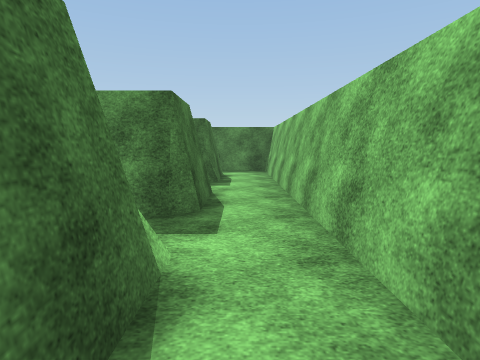
view 1 (above)

16 first-person views from a walk through a 3-D level made in the Unity game engine. The camera is 1.4 m above the floor, tilts 6° down and sees 75° across. Doors are open. The floor is counted in squares, 2 m on a side. Each view is taken from the middle of a square. On the plan, view 1 faces up. The plan holds only what a view shows up to about 10 squares ahead; the rest is blank. The place goes on beyond the plan. The player is left out. Surface patterns are stand-ins for the level's own textures.

view 2
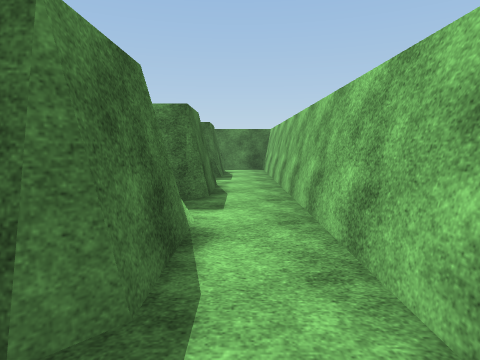

view 3
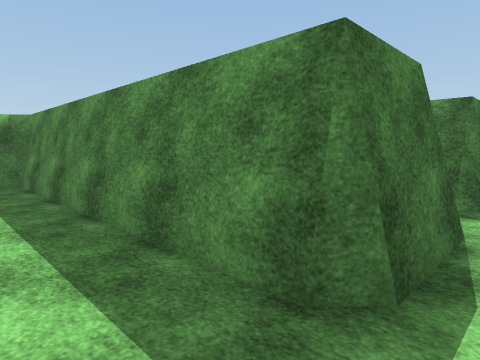

view 4
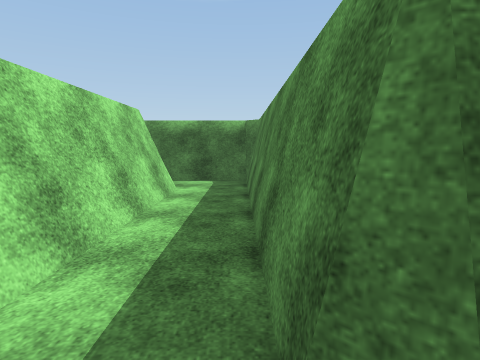

view 5
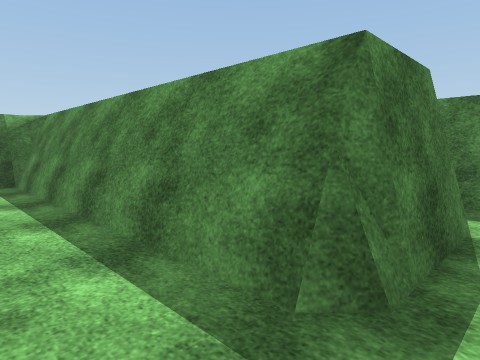

view 6
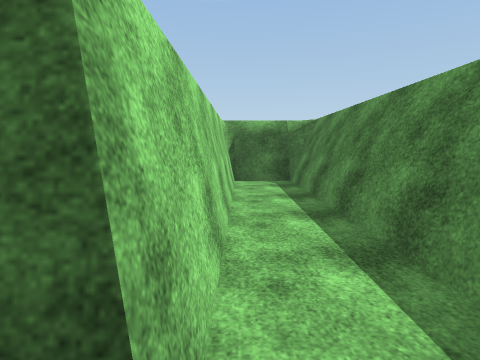

view 7
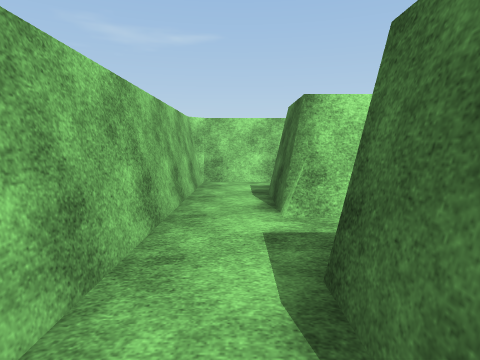

view 8
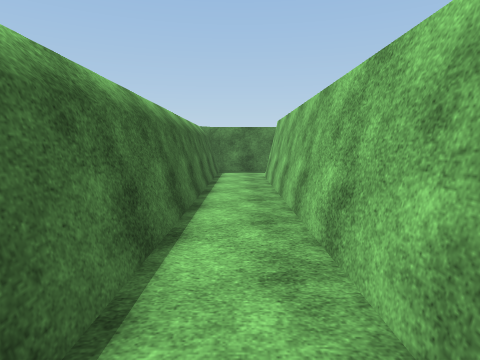

view 9
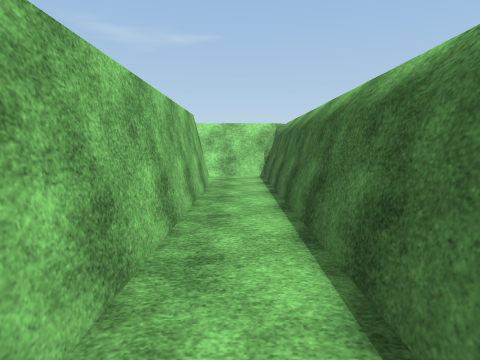

view 10
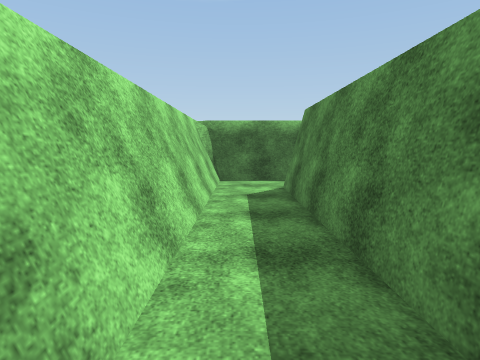

view 11
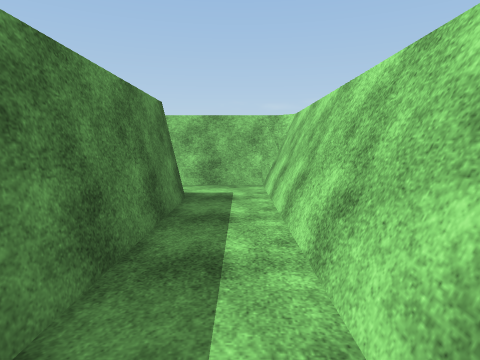

view 12
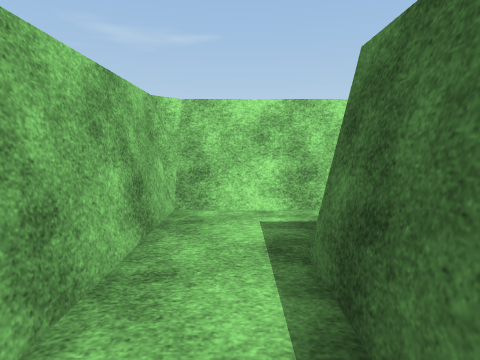

view 13
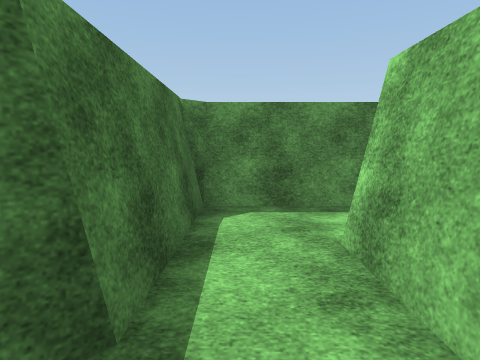

view 14
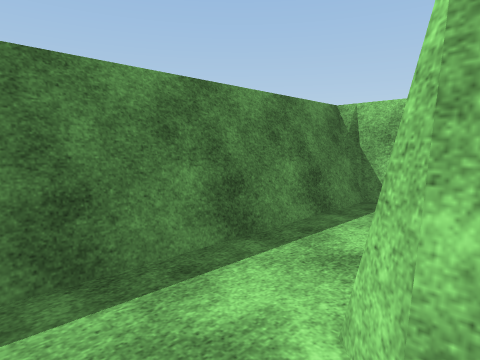

view 15
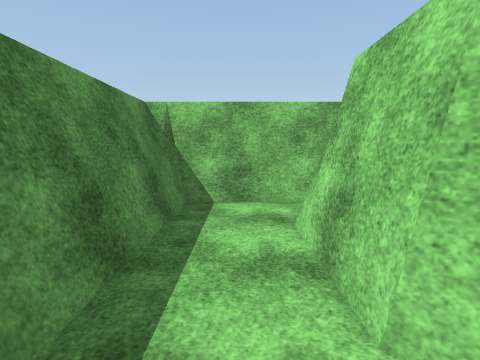

view 16
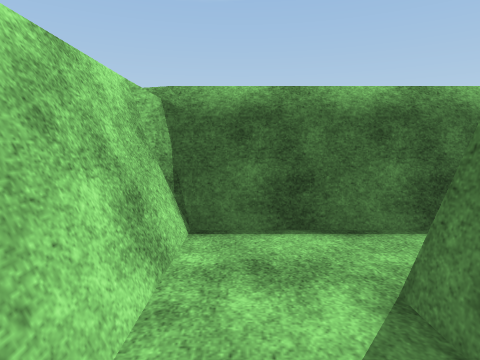

### Floor plan
Ten units are one square. View 1 is at (0, 0); x grows to the right and y downward. Boxes are objects, and circles mark ways between rooms. Rooms are numbered by the first view taken in them; rooms with no view inside come last. Other rooms are left out.
<svg viewBox="-74 -89 120 172">
<path fill="none" stroke="#000" d="M-14 -17 -5 -17 -5 -1M-5 -49 -5 -34 -7 -33 -56 -33M-51 -18 -5 -18M-51 -17 -16 -17M-9 14 8 14 8 -45M-5 -67 -7 -62 -67 -62 -69 -60M8 -45 8 -84M-5 -81 -5 -62M-67 -62 -67 -49M-67 75 8 75M-5 46 -5 60 -7 62 -53 62 -53 -14M-56 -33 -66 -33 -67 -32 -67 78 8 78 8 46M5 32 -5 32 -5 46M6 30 -4 30 -5 32M8 46 25 46M40 32 5 32M41 52 41 30 6 30"/>
<circle cx="0" cy="-40" r="3" fill="#2a7"/>
<circle cx="-60" cy="-30" r="3" fill="#2a7"/>
<circle cx="0" cy="55" r="3" fill="#2a7"/>
<circle cx="15" cy="40" r="3" fill="#2a7"/>
<text x="-10" y="-30">1</text>
<text x="-20" y="-50">2</text>
<text x="-60" y="40">3</text>
<text x="0" y="40">4</text>
<text x="20" y="40">5</text>
</svg>
Room 1 opens to room 2. Room 1 opens to room 3. Room 3 opens to room 4. Room 4 opens to room 5.

Where each view was taken, in squares from view 1:
view 1: 0 up, 0 right, facing up
view 2: 1 down, 0 right, facing up
view 3: 2 up, 0 right, facing up-left
view 4: 3 up, 0 right, facing left
view 5: 5 up, 0 right, facing up-left
view 6: 5 up, 0 right, facing left
view 7: 5 up, 0 right, facing down
view 8: 6 down, 6 left, facing up
view 9: 0 up, 6 left, facing down
view 10: 7 down, 0 right, facing left
view 11: 7 down, 5 left, facing right
view 12: 4 down, 0 right, facing down
view 13: 7 down, 0 right, facing up
view 14: 5 down, 0 right, facing up-right
view 15: 4 down, 0 right, facing right
view 16: 7 down, 4 left, facing left
